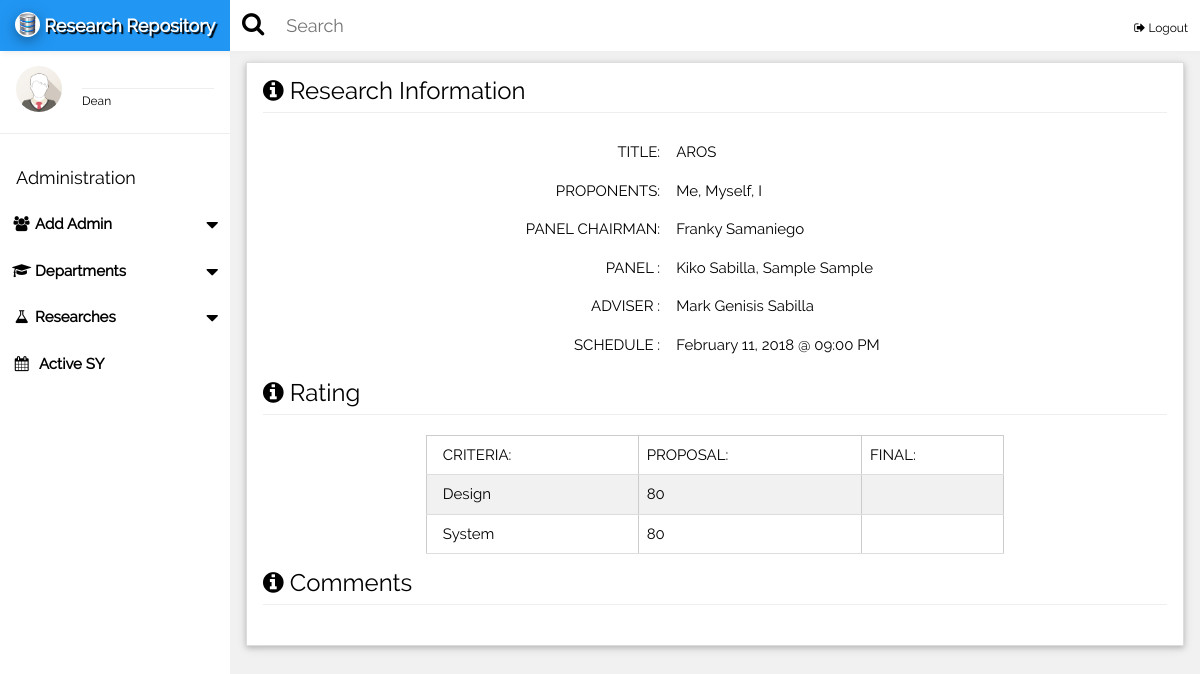
The app's page /superadmin/index.php?viewSched=2 with its own data.
### tables this page shows
CREATE TABLE `schedules` (
  `id` int(10) UNSIGNED NOT NULL,
  `researchId` varchar(20) NOT NULL,
  `venue` varchar(255) NOT NULL,
  `defenseType` varchar(10) NOT NULL,
  `rubricId` varchar(20) NOT NULL,
  `dateSchedule` varchar(50) NOT NULL,
  `dateAdded` varchar(50) NOT NULL,
  `status` varchar(10) NOT NULL
);

CREATE TABLE `researches` (
  `id` int(11) UNSIGNED NOT NULL,
  `title` varchar(255) NOT NULL,
  `description` longtext NOT NULL,
  `course_id` varchar(10) NOT NULL,
  `adviserId` varchar(20) NOT NULL,
  `schoolYear` varchar(40) NOT NULL
);

CREATE TABLE `panels` (
  `id` int(10) UNSIGNED NOT NULL,
  `name` varchar(255) NOT NULL,
  `designation` varchar(2) NOT NULL,
  `researchId` varchar(20) NOT NULL
);

CREATE TABLE `rubric_criteria` (
  `id` int(10) UNSIGNED NOT NULL,
  `rubric_id` varchar(10) NOT NULL,
  `criteria` varchar(255) NOT NULL,
  `description` longtext NOT NULL,
  `percentage` int(30) NOT NULL,
  `order` varchar(3) NOT NULL,
  `date_added` varchar(255) NOT NULL,
  `date_modified` varchar(255) NOT NULL
);

CREATE TABLE `ratings` (
  `id` int(11) UNSIGNED NOT NULL,
  `researchId` varchar(20) NOT NULL,
  `criteriaId` varchar(20) NOT NULL,
  `rubricId` varchar(20) NOT NULL,
  `panelId` varchar(20) NOT NULL,
  `type` varchar(20) NOT NULL,
  `rating` varchar(5) NOT NULL,
  `dateOfRating` varchar(50) NOT NULL
);

### include/dbcon.php (called while the page is built, shortened)
<?php
	function getChair($x){
		$sql = mysql_query("SELECT * FROM `panels` WHERE `researchId`='$x' AND `designation`='4'");
		while($row = mysql_fetch_assoc($sql)){
			$d = $row['name'];
		}
		return getName($d);
	}
	function getMems($x){
		$sql = mysql_query("SELECT * FROM `panels` WHERE `researchId`='$x' AND `designation`='3'");
		while($row = mysql_fetch_assoc($sql)){
			$d[] = $row['name'];
		}
		return getName($d);
	}
	function getName($x){
		if(is_array($x)){
			foreach($x as $key => $value){
				$sql=mysql_query("select * from users where id='$value'");
					while($row = mysql_fetch_assoc($sql)){
					$d[] = $row['first_name']." ".$row['last_name'];
				}
			}
		}else{
			$sql=mysql_query("select * from users where id='$x'");
			while($row = mysql_fetch_assoc($sql)){
				$d[] = $row['first_name']." ".$row['last_name'];
			}
		}
		return $d;
	}
	function getTitle($x){
		$sql = mysql_query("SELECT * FROM `researches` WHERE `id`='$x'");
		while($row = mysql_fetch_assoc($sql)){
			return $row['title'];
		}
	}
	function getPropo($x){
		$sql = mysql_query("SELECT * FROM `proponents` WHERE `researchId`='$x'");
		while($row = mysql_fetch_assoc($sql)){
			$prop[] = $row['name'];
		}
		return $prop;
	}
	function getResearchId($x){
		$sql = mysql_query("SELECT * FROM `schedules` WHERE `id`='$x'");
		while($row = mysql_fetch_assoc($sql)){
			$title = $row['researchId'];
		}
		return $title;
	}
	function getAdviser($x){
		$sql = mysql_query("SELECT * FROM `researches` WHERE `id`='$x'");
		while($row = mysql_fetch_assoc($sql)){
			$d = $row['adviserId'];
		}
		return getName($d);
	}
	function getSchedDate($x){
		$sql = mysql_query("SELECT * FROM `schedules` WHERE `id`='$x'");
		while($row = mysql_fetch_assoc($sql)){
			$d = $row['dateSchedule'];
		}
		$date = date('F j, Y @ h:i A',strtotime($d));
		return $date;
	}
	function getRubric($x){
		$sql = mysql_query("SELECT * FROM `schedules` WHERE `id`='$x'");
		while($row = mysql_fetch_array($sql)){
			$d = $row['rubricId'];
		}
		return $d;
	}
?>

### viewSched.php (the view, shortened to what this page needs)
<?php
	$schedId = $_GET['viewSched'];
	$researchId = getResearchId($schedId);
	$rubricId = getRubric($schedId);
?>
<div class="w3-container">
	<h3><i class="fa fa-info-circle fa-fx"></i> Research Information<hr style="margin-top:3px;"/></h3>
	<div class="w3-container">
		<div class="w3-container " style="width:70%;margin:0px auto;">
			<table class="w3-table" width="50%" border="0">
				<tr>
					<td><span class="w3-right">TITLE:</span></td>
					<td><?php echo getTitle($researchId);?></td>
				</tr>
				<tr>
					<td><span class="w3-right">PROPONENTS:</span></td>
					<td><?php echo implode(', ',getPropo($researchId));?></td>
				</tr>
				<tr>
					<td><span class="w3-right">PANEL CHAIRMAN:</span></td>
					<td><?php echo implode(', ',getChair($researchId)); ?></td>
				</tr>
				<tr>
					<td><span class="w3-right">PANEL :</span></td>
					<td><?php echo implode(', ',getMems($researchId)); ?></td>
				</tr>
				<tr>
					<td><span class="w3-right">ADVISER :</span></td>
					<td><?php echo implode(', ',getAdviser($researchId)); ?></td>
				</tr>
				<tr>
					<td><span class="w3-right">SCHEDULE :</span></td>
					<td><?php echo getSchedDate($schedId); ?></td>
				</tr>
			</table>
		</div>
	</div>
	<h3><i class="fa fa-info-circle fa-fx"></i> Rating<hr style="margin-top:3px;"/></h3>
	<div class="w3-container">
		<div class="w3-container " style="width:70%;margin:0px auto;">
			<table class="w3-table w3-table-all" width="50%" border="1">
				<tr>
					<td><span class="">CRITERIA:</span></td>
					<td><span class="">PROPOSAL:</span></td>
					<td><span class="">FINAL:</span></td>
				</tr>
				<?php
					$query = mysql_query("SELECT * FROM `rubric_criteria` WHERE `rubric_id`='$rubricId'");
					while($r = mysql_fetch_assoc($query)){
						$id = $r['id'];
						?>
						<tr><td><?php echo $r['criteria']?></td>
						<?php
						$sql = mysql_query("SELECT * FROM `ratings` WHERE  `researchId`='$researchId' AND `criteriaId`='$id' AND `type`='1'");
						$num = mysql_num_rows($sql);
						if($num>0){
							while($row = mysql_fetch_assoc($sql)){
							?>
							<td><?php echo $row['rating']; ?></td>
							<?php
						}
						}else{
							echo "<td></td>";						}
						?>
						<?php
						$sqlq = mysql_query("SELECT * FROM `ratings` WHERE `researchId`='$researchId' AND `criteriaId`='$id' AND `type`='2'");
						$num2 = mysql_num_rows($sqlq);
						if($num2 > 0){
							while($row1 = mysql_fetch_assoc($sqlq)){
							?>
							<td><?php echo $row1['rating']; ?></td>
							<?php
						}}else{
							echo "<td></td>";
						}
						?>
						</tr>
				<?php
					}
				?>
			</table>
		</div>
	</div>
	<h3><i class="fa fa-info-circle fa-fx"></i> Comments<hr style="margin-top:3px;"/></h3>
</div>

### google/fafa.css (style rules this page uses)
.fa { display:inline-block;font:normal normal normal 14px/1 FontAwesome;font-size:inherit;text-rendering:auto;-webkit-font-smoothing:antialiased;-moz-osx-font-smoothing:grayscale }
.fa-info-circle:before { content:"\f05a" }

### css/w3.css (style rules this page uses)
html { box-sizing:border-box }
*,*:before,*:after { box-sizing:inherit }
html { -ms-text-size-adjust:100%;-webkit-text-size-adjust:100% }
body { margin:0 }
hr { box-sizing:content-box;height:0;overflow:visible }
html,body { font-family:Verdana,sans-serif;font-size:15px;line-height:1.5 }
html { overflow-x:hidden }
h3 { font-size:24px }
h1,h2,h3,h4,h5,h6 { font-family:"Segoe UI",Arial,sans-serif;font-weight:400;margin:10px 0 }
hr { border:0;border-top:1px solid #eee;margin:20px 0 }
.w3-table,.w3-table-all { border-collapse:collapse;border-spacing:0;width:100%;display:table }
.w3-table-all { border:1px solid #ccc }
.w3-bordered tr,.w3-table-all tr { border-bottom:1px solid #ddd }
.w3-table-all tr:nth-child(odd) { background-color:#fff }
.w3-table-all tr:nth-child(even) { background-color:#f1f1f1 }
.w3-table td,.w3-table th,.w3-table-all td,.w3-table-all th { padding:8px 8px;display:table-cell;text-align:left;vertical-align:top }
.w3-table th:first-child,.w3-table td:first-child,.w3-table-all th:first-child,.w3-table-all td:first-child { padding-left:16px }
.w3-container:after,.w3-container:before,.w3-panel:after,.w3-panel:before,.w3-row:after,.w3-row:before,.w3-row-padding:after,.w3-row-padding:before, .w3-cell-row:before,.w3-cell-row:after,.w3-clear:after,.w3-clear:before,.w3-bar:before,.w3-bar:after { content:"";display:table;clear:both }
.w3-container,.w3-panel { padding:0.01em 16px }
.w3-right { float:right!important }
.w3-light-grey,.w3-hover-light-grey:hover,.w3-light-gray,.w3-hover-light-gray:hover { color:#000!important;background-color:#f1f1f1!important }

### superadmin/index.php (style rules this page uses)
html,body,h1,h2,h3,h4,h5 { font-family: "Raleway", sans-serif }

### records on screen
schedules: researchId.title "AROS", researchId.name "Franky Samaniego", researchId.adviserId "Mark Genisis Sabilla", dateSchedule "February 11, 2018 @ 09:00 PM"
rubric_criteria: criteria "Design"
ratings: rating "80"
rubric_criteria: criteria "System"
ratings: rating "80"

### other values on screen
implode(', ',getPropo($researchId)) "Me, Myself, I"
implode(', ',getMems($researchId)) "Kiko Sabilla, Sample Sample"
